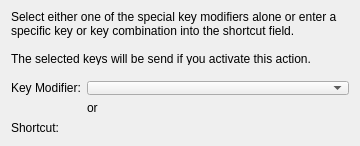
<?xml version="1.0" encoding="UTF-8"?>
<ui version="4.0">
 <class>SelectKeyStroke</class>
 <widget class="QWidget" name="SelectKeyStroke">
  <property name="geometry">
   <rect>
    <x>0</x>
    <y>0</y>
    <width>360</width>
    <height>146</height>
   </rect>
  </property>
  <property name="windowTitle">
   <string>Select Key Function</string>
  </property>
  <layout class="QVBoxLayout" name="verticalLayout">
   <item>
    <widget class="QLabel" name="label_2">
     <property name="text">
      <string>Select either one of the special key modifiers alone or enter a specific key or key combination into the shortcut field.

The selected keys will be send if you activate this action.</string>
     </property>
     <property name="wordWrap">
      <bool>true</bool>
     </property>
    </widget>
   </item>
   <item>
    <spacer name="verticalSpacer">
     <property name="orientation">
      <enum>Qt::Vertical</enum>
     </property>
     <property name="sizeType">
      <enum>QSizePolicy::Fixed</enum>
     </property>
     <property name="sizeHint" stdset="0">
      <size>
       <width>20</width>
       <height>10</height>
      </size>
     </property>
    </spacer>
   </item>
   <item>
    <layout class="QFormLayout" name="formLayout">
     <item row="0" column="0">
      <widget class="QLabel" name="label_3">
       <property name="text">
        <string>Key Modifier:</string>
       </property>
       <property name="buddy">
        <cstring>comboBox</cstring>
       </property>
      </widget>
     </item>
     <item row="0" column="1">
      <widget class="KComboBox" name="comboBox">
       <property name="toolTip">
        <string>Select the special modifier or modifier combination used by this action</string>
       </property>
      </widget>
     </item>
     <item row="1" column="1">
      <widget class="QLabel" name="label_5">
       <property name="text">
        <string>or</string>
       </property>
      </widget>
     </item>
     <item row="2" column="0">
      <widget class="QLabel" name="label">
       <property name="text">
        <string>Shortcut:</string>
       </property>
      </widget>
     </item>
     <item row="2" column="1">
      <widget class="KKeySequenceWidget" name="kkeysequencewidget">
       <property name="toolTip">
        <string>Click on the field and press the key or keycombo that should be used with this action</string>
       </property>
       <property name="multiKeyShortcutsAllowed">
        <bool>false</bool>
       </property>
      </widget>
     </item>
    </layout>
   </item>
  </layout>
 </widget>
 <customwidgets>
  <customwidget>
   <class>KKeySequenceWidget</class>
   <extends>QWidget</extends>
   <header>kkeysequencewidget.h</header>
  </customwidget>
  <customwidget>
   <class>KComboBox</class>
   <extends>QComboBox</extends>
   <header>kcombobox.h</header>
  </customwidget>
 </customwidgets>
 <resources/>
 <connections/>
</ui>
